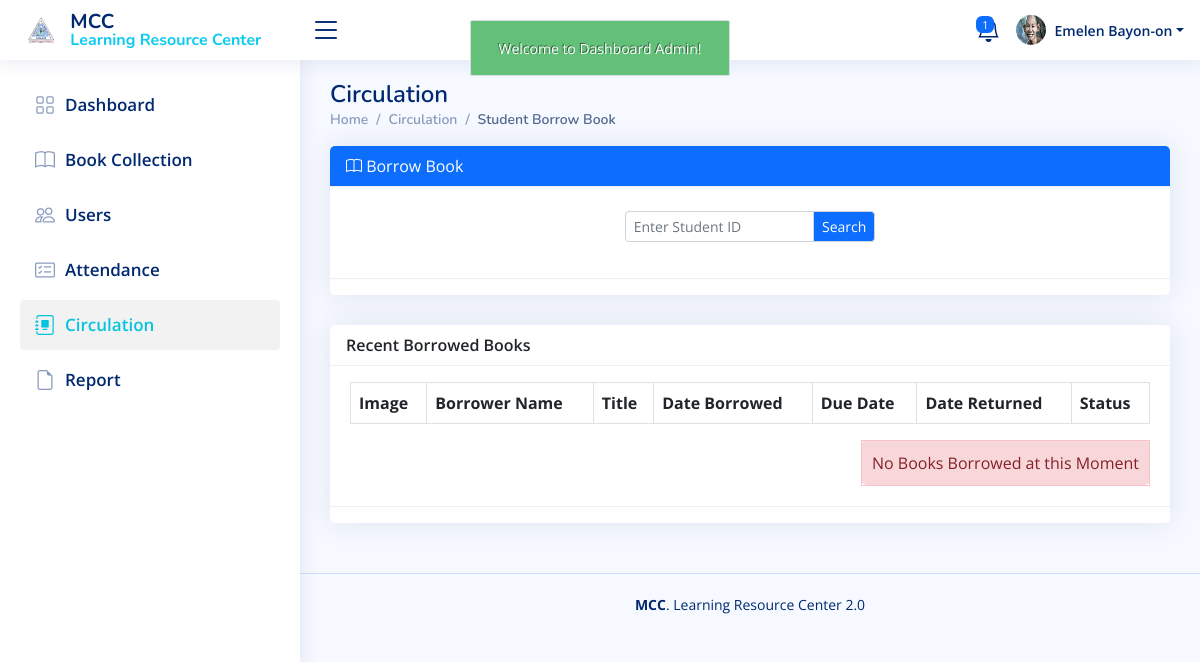
Before: /admin/circulation_borrow.php (signed in) with the older database file.
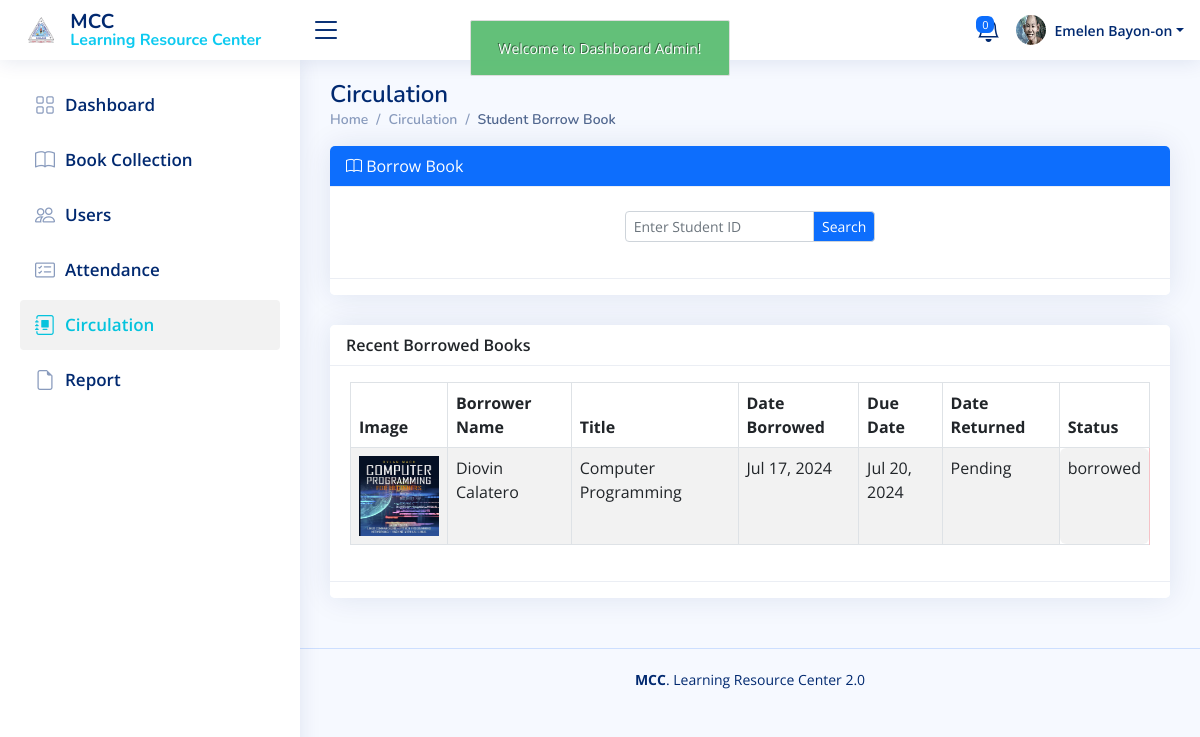
After: the same page with the newer database file.
### tables this page shows
CREATE TABLE `borrow_book` (
  `borrow_book_id` int(11) NOT NULL,
  `user_id` int(11) NOT NULL,
  `faculty_id` int(11) NOT NULL,
  `book_id` int(11) NOT NULL,
  `date_borrowed` datetime NOT NULL,
  `due_date` datetime NOT NULL,
  `date_returned` datetime NOT NULL,
  `borrowed_status` varchar(100) NOT NULL,
  `book_penalty` varchar(100) NOT NULL,
  `accession_number` varchar(255) NOT NULL
);

CREATE TABLE `book` (
  `book_id` int(11) NOT NULL,
  `call_number` varchar(50) NOT NULL,
  `accession_number` varchar(50) NOT NULL,
  `title` varchar(150) NOT NULL,
  `category_id` int(11) NOT NULL,
  `author` varchar(50) NOT NULL,
  `copyright_date` varchar(20) NOT NULL,
  `publisher` varchar(50) NOT NULL,
  `place_publication` varchar(50) NOT NULL,
  `isbn` varchar(50) NOT NULL,
  `barcode` varchar(50) NOT NULL,
  `book_image` varchar(100) NOT NULL,
  `date_added` datetime NOT NULL,
  `status` varchar(50) NOT NULL
);

CREATE TABLE `user` (
  `user_id` int(11) NOT NULL,
  `user_log_id` int(11) NOT NULL,
  `lastname` varchar(45) NOT NULL,
  `firstname` varchar(45) NOT NULL,
  `middlename` varchar(45) NOT NULL,
  `gender` varchar(20) NOT NULL,
  `course` varchar(45) NOT NULL,
  `address` varchar(100) NOT NULL,
  `cell_no` varchar(25) NOT NULL,
  `birthdate` varchar(45) NOT NULL,
  `email` varchar(50) NOT NULL,
  `year_level` varchar(45) NOT NULL,
  `student_id_no` varchar(45) NOT NULL,
  `password` varchar(255) NOT NULL,
  `cpassword` varchar(255) NOT NULL,
  `role_as` varchar(50) NOT NULL,
  `status` varchar(50) NOT NULL,
  `user_added` datetime NOT NULL,
  `qr_code` varchar(255) NOT NULL,
  `verify_token` varchar(255) NOT NULL
);

### admin/circulation_borrow.php (the view, shortened to what the changed rows need)
<?php
include('authentication.php');
include('includes/header.php');
?>
<main id="main" class="main">
     <div class="pagetitle">
          <h1>Circulation</h1>
     </div>
     <section class="section ">
          <div class="row">
               <div class="col-lg-12">
                    <div class="card">
                         <div class="card-body">
                              <div class="table-responsive mt-3">
                                   <table id="myDataTable" cellpadding="0" cellspacing="0" border="0"
                                        class="table table-striped table-bordered" id="example">
                                        <thead>
                                             <tr>
                                                  <th>Image</th>
                                                  <th>Borrower Name</th>
                                                  <th>Title</th>
                                                  <th>Date Borrowed</th>
                                                  <th>Due Date</th>
                                                  <th>Date Returned</th>
                                                  <th>Status</th>
                                             </tr>
                                        </thead>
                                        <tbody>
                                             <?php
								$borrow_query = mysqli_query($con,"SELECT * FROM borrow_book
									LEFT JOIN book ON borrow_book.book_id = book.book_id
									LEFT JOIN user ON borrow_book.user_id = user.user_id
									WHERE borrowed_status = 'borrowed'
									ORDER BY borrow_book.borrow_book_id DESC");
								$borrow_count = mysqli_num_rows($borrow_query);
								while($borrow_row = mysqli_fetch_array($borrow_query)){
									$user_id = $borrow_row ['user_id'];
							?>
                                             <?php
                                                       if(isset($user_id))
                                                       {
                                                       ?>
                                             <tr>
                                                  <td>
                                                       <center>
                                                            <?php if($borrow_row['book_image'] != ""): ?>
                                                            <img src="../uploads/books_img/<?php echo $borrow_row['book_image']; ?>"
                                                                 alt="" width="80px" height="80px">
                                                            <?php else: ?>
                                                            <img src="../uploads/books_img/book_image.jpg" alt=""
                                                                 width="80px" height="80px">
                                                            <?php endif; ?>
                                                       </center>
                                                  </td>
                                                  <td style="text-transform: capitalize">
                                                       <?php echo $borrow_row['firstname']." ".$borrow_row['lastname']; ?>
                                                  </td>
                                                  <td style="text-transform: capitalize">
                                                       <?php echo $borrow_row['title']; ?></td>
                                                  <td><?php echo date("M d, Y",strtotime($borrow_row['date_borrowed'])); ?>
                                                  </td>
                                                  <td><?php echo date("M d, Y",strtotime($borrow_row['due_date'])); ?>
                                                  </td>
                                                  <td><?php echo ($borrow_row['date_returned'] == "0000-00-00 00:00:00") ? "Pending" : date("M d, Y h:m:s a",strtotime($borrow_row['date_returned'])); ?>
                                                  </td>
                                                  <?php
									if ($borrow_row['borrowed_status'] != 'borrowed') {
										echo "<td class='alert alert-success'>".$borrow_row['borrowed_status']."</td>";
									} else {
										echo "<td  class='alert alert-danger'>".$borrow_row['borrowed_status']."</td>";
									}
								?>
                                             </tr>
                                             <?php } }
							if ($borrow_count <= 0){
								echo '
									<table style="float:right;">
										<tr>
											<td style="padding:10px;" class="alert alert-danger">No Books Borrowed at this Moment</td>
										</tr>
									</table>
								';
							}
							?>
                                        </tbody>
                                   </table>
                              </div>
                         </div>
                    </div>
               </div>
          </div>
     </section>
</main>
<?php
include('./includes/script.php');
?>

### admin/includes/topnav.php (shortened to what the changed rows need)
<header id="header" class="header fixed-top d-flex align-items-center">
    <nav class="header-nav ms-auto">
        <ul class="d-flex align-items-center">
            <li class="nav-item dropdown me-3">
                <a class="nav-link nav-icon fs-4" href="#" data-bs-toggle="dropdown">
                    <?php
                    $query = "SELECT COUNT(*) AS total_borrowers FROM holds WHERE hold_status = 'Hold'";
                    $query_run = mysqli_query($con, $query);
                    $total_borrowers = $query_run ? mysqli_fetch_assoc($query_run)['total_borrowers'] : 0;
                    echo '<span class="badge bg-primary badge-number">'.$total_borrowers.'</span>';
                    ?>
                </a>
            </li>
        </ul>
    </nav>
</header>

Changed rows visible on the page:
added borrow_book: book.book_image (picture), user.firstname "Diovin", user.lastname "Calatero", book.title "Computer Programming", date_borrowed "Jul 17, 2024", due_date "Jul 20, 2024", shows "Pending", borrowed_status "borrowed"
Other visible differences:
$total_borrowers: "1" → "0"
text no longer shown: "No Books Borrowed at this Moment"
